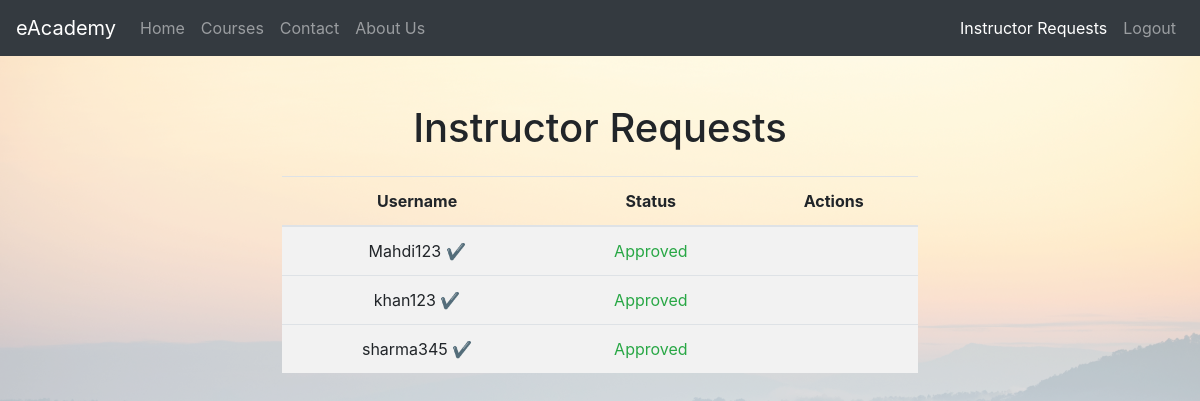
The app's page /instructor-requests/ (signed in), older data.
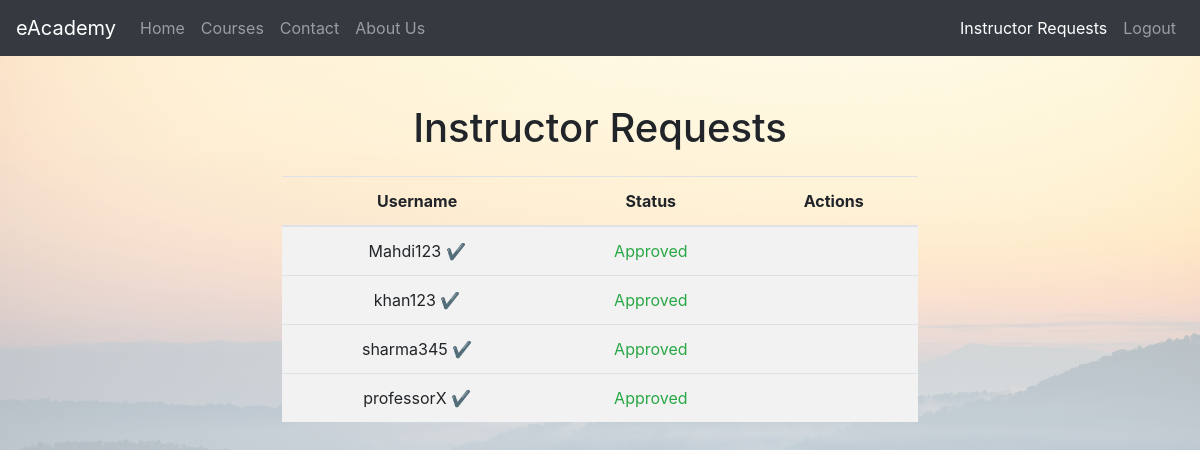
The same page, newer data.
### eAcademyApp/models.py (models this page shows, shortened)
class InstructorRequest(models.Model):
    user = models.OneToOneField(User, on_delete=models.CASCADE)
    is_approved = models.BooleanField(default=False)  # New field to track approval status

### eAcademyApp/views.py (the view)
# urls.py: path('instructor-requests/', views.instructor_requests_view, name='instructor_requests'),
@login_required
@user_passes_test(lambda user: user.is_superuser)
def instructor_requests_view(request):
    instructor_requests = InstructorRequest.objects.all()
    return render(request, 'instructor_requests.html', {'instructor_requests': instructor_requests})

### templates/instructor_requests.html (shortened to what this page needs)
{% extends 'base.html' %}
{% block content %}
    <div class="container mt-5">
        <div class="row justify-content-center">
            <div class="col-md-10">
                <h1 class="text-center mb-4">Instructor Requests</h1>
                {% if instructor_requests %}
                    <table class="table table-striped">
                        <thead>
                            <tr>
                                <th class="text-center align-middle">Username</th>
                                <th class="text-center align-middle">Status</th>
                                <th class="text-center align-middle">Actions</th>
                            </tr>
                        </thead>
                        <tbody>
                            {% for request in instructor_requests %}
                                <tr>
                                    <td class="text-center align-middle">
                                        {% if request.is_approved %}
                                            {{ request.user.username }} <span class="text-success">&#10004;</span>
                                        {% else %}
                                            {{ request.user.username }}
                                        {% endif %}
                                    </td>
                                    <td class="text-center align-middle">
                                        {% if request.is_approved %}
                                            <span class="text-success">Approved</span>
                                        {% else %}
                                            <span class="text-warning">Pending</span>
                                        {% endif %}
                                    </td>
                                    <td class="text-center align-middle">
                                    </td>
                                </tr>
                            {% endfor %}
                        </tbody>
                    </table>
                {% else %}
                    <p class="text-center">No instructor requests found.</p>
                {% endif %}
            </div>
        </div>
    </div>
{% endblock %}

Row changes from the older to the newer data that the page shows:
added InstructorRequest: user.username "professorX", is_approved "Approved"
